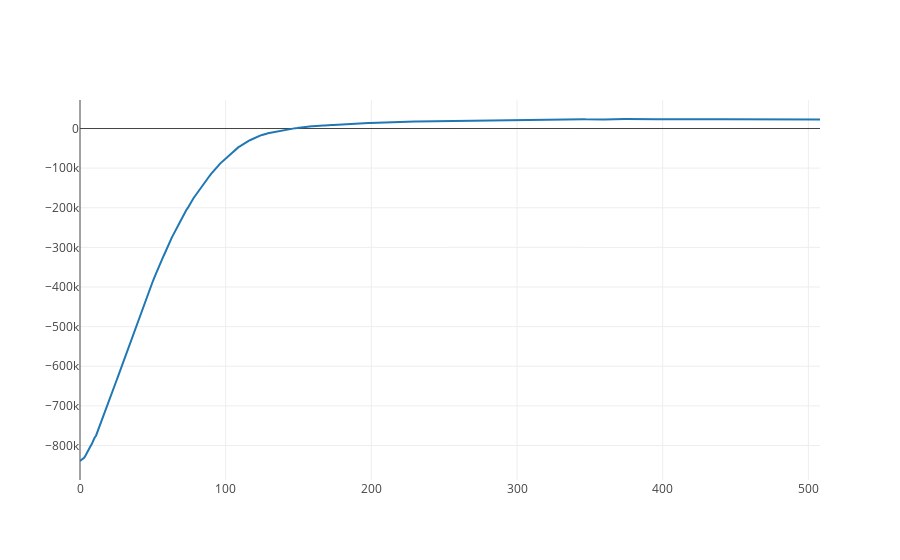

Notebook cell for this chart:
### Code cell
iplot([go.Scatter(x = range(len(inf_svi.elbos)), y = inf_svi.elbos)])

### Figure 1 — Plotly figure (JSON) as saved in the notebook; plotly's stock layout.template omitted (floating-point values rounded to 4 significant figures; data arrays with more than 128 entries replaced by an {"elided": "..."} marker saying what was removed)
{"data": [{"type": "scatter", "x": {"elided": "509 int values"}, "y": {"elided": "509 float values"}}], "layout": {}}
